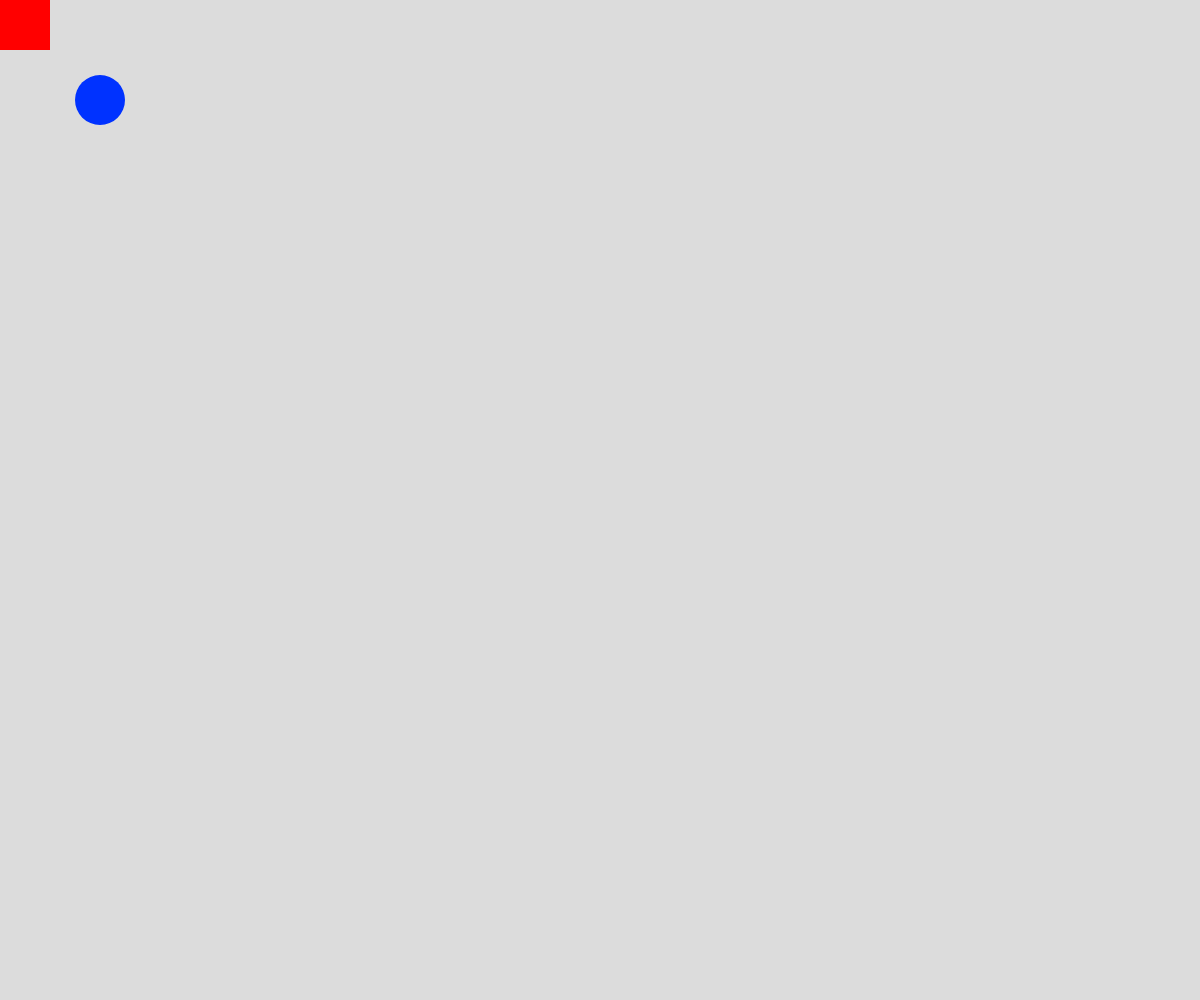
Frame 1 (no input)
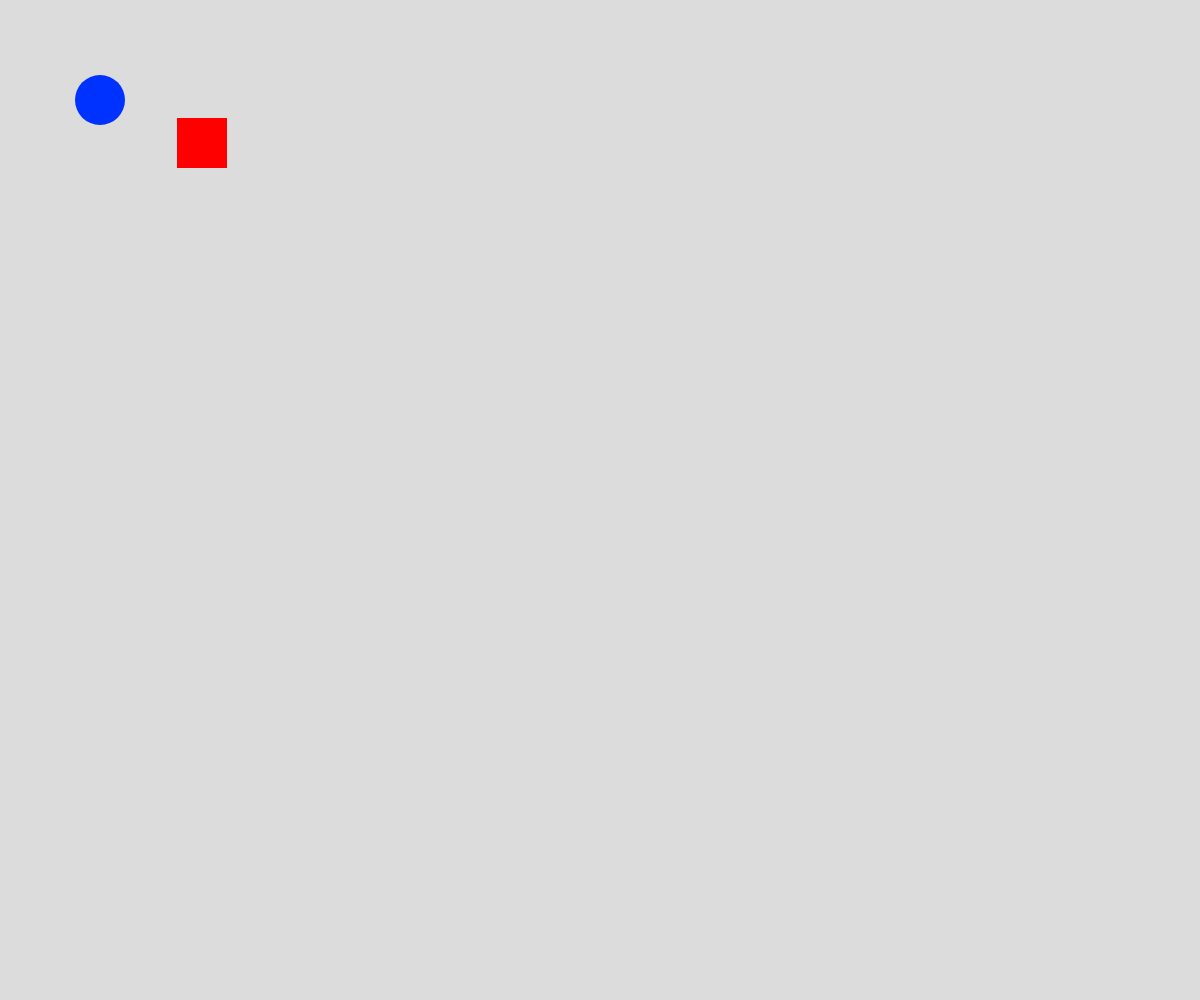
Frame 60 (no input)
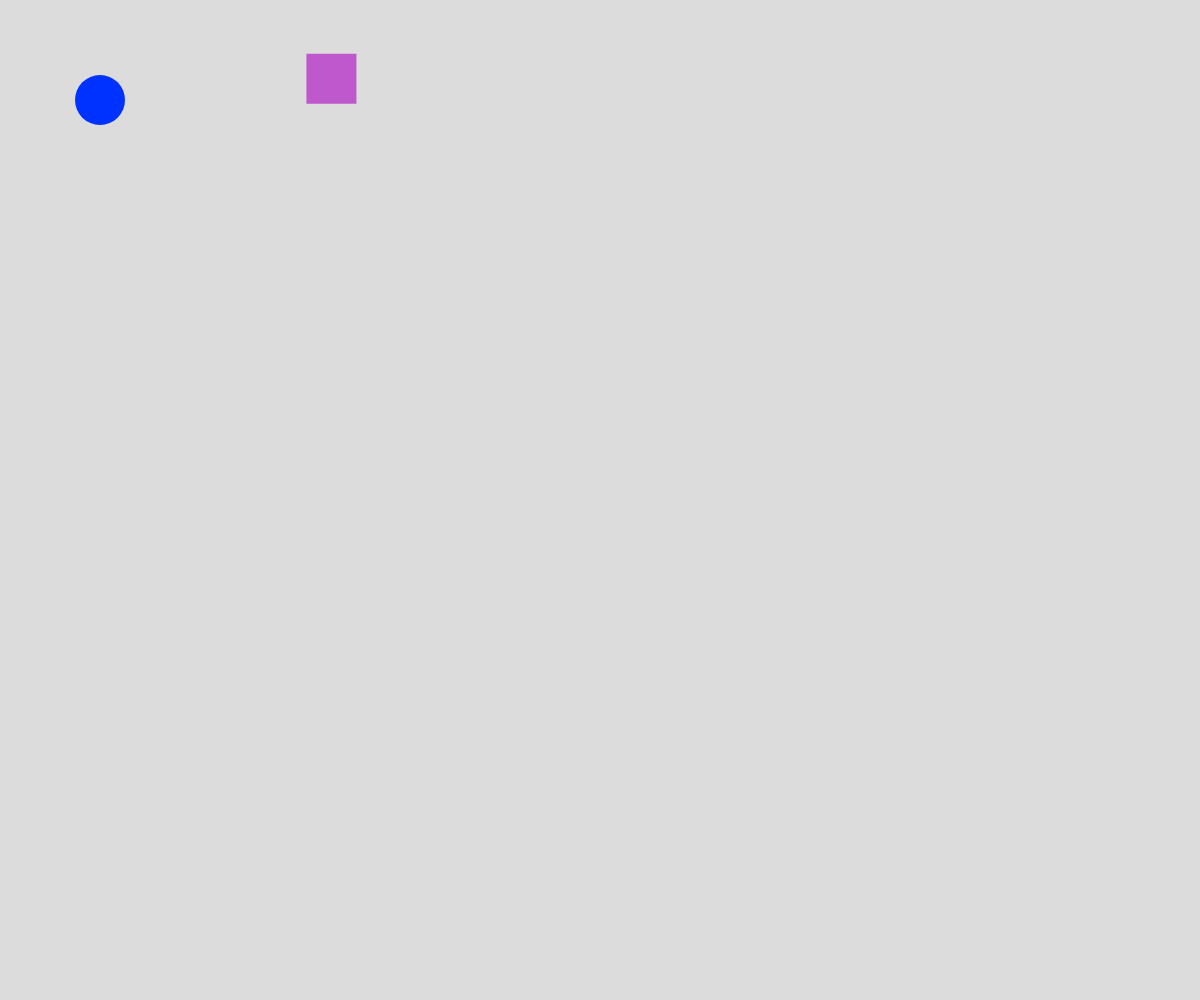
Frame 120 (the mouse pressed at the canvas centre since frame 60)

The p5.js sketch that drew these frames (run headless with seeded random() and noise() and a simulated clock; from frame 60 on, the mouse is pressed at the canvas centre):

// p5.js sketch
// ── sketch.js
// Project Title
// Your Name
// Date
//
// Extra for Experts:
// - describe what you did to take this project "above and beyond"
let x = 0
let y = 0
let a = 100
let b = 100
let circleSize = 50;
let circleSpeed = 5;
let dx = 3;
let dy = 2;
let squareSize = 50;
let squareColor;

function setup() {
  createCanvas(windowWidth, windowHeight);
  squareColor = color(255, 0, 0);
}

function draw() {
  background(220);
  handleKeys();
  drawCircle();
  drawSquare();
  moveSquare();
  bounceIfNeeded();
}
function drawCircle() {
  fill("rgb(0,50,255)");
  noStroke();
  circle(a , b, circleSize);
}

function handleKeys() {
  if (keyIsDown(87)) { //w
    b -= circleSpeed;
  }
  if (keyIsDown(83)) { //s
    b += circleSpeed;
  }
  if (keyIsDown(68)) { //d
    a += circleSpeed;
  }
  if (keyIsDown(65)) { //a
    a -= circleSpeed;
  }
}
function mouseWheel(event) {
  // console.log(event.delta);
  if (event.delta < 0) {
    //sanity check for max size
    if (squareSize < height * 0.75 &&
        squareSize < width * 0.75) {
      squareSize += 5;
    }
  }
  else {
    //sanity check for min size
    if (squareSize > 10) {
      squareSize -= 5;
    }
  }
}

function mousePressed() {
  dx = random(-5, 5);
  dy = random(-5, 5);
}

function drawSquare() {
  fill(squareColor);
  square(x, y, squareSize);
}

function moveSquare() {
  x += dx;
  y += dy;
}

function bounceIfNeeded() {
  //bounce off right wall
  if (x >= width - squareSize) {
    dx *= -1;
    //don't get caught on wall
    x = width - squareSize - 1; 
    changeSquareColor();
  }
  //bounce off left wall
  else if (x <= 0) {
    dx *= -1;
    //don't get caught on wall
    x = 1; 
    changeSquareColor();
  }
  //bounce off bottom wall
  if (y >= height - squareSize) {
    dy *= -1;
    //don't get caught on wall
    y = height - squareSize - 1; 
    changeSquareColor();
  }
  //bounce off top wall
  if (y <= 0) {
    dy *= -1;
    //don't get caught on wall
    y = 1; 
    changeSquareColor();
  }
}

function changeSquareColor() {
  let r = random(0, 255);
  let g = random(0, 255);
  let b = random(0, 255);
  squareColor = color(r, g, b);
}
